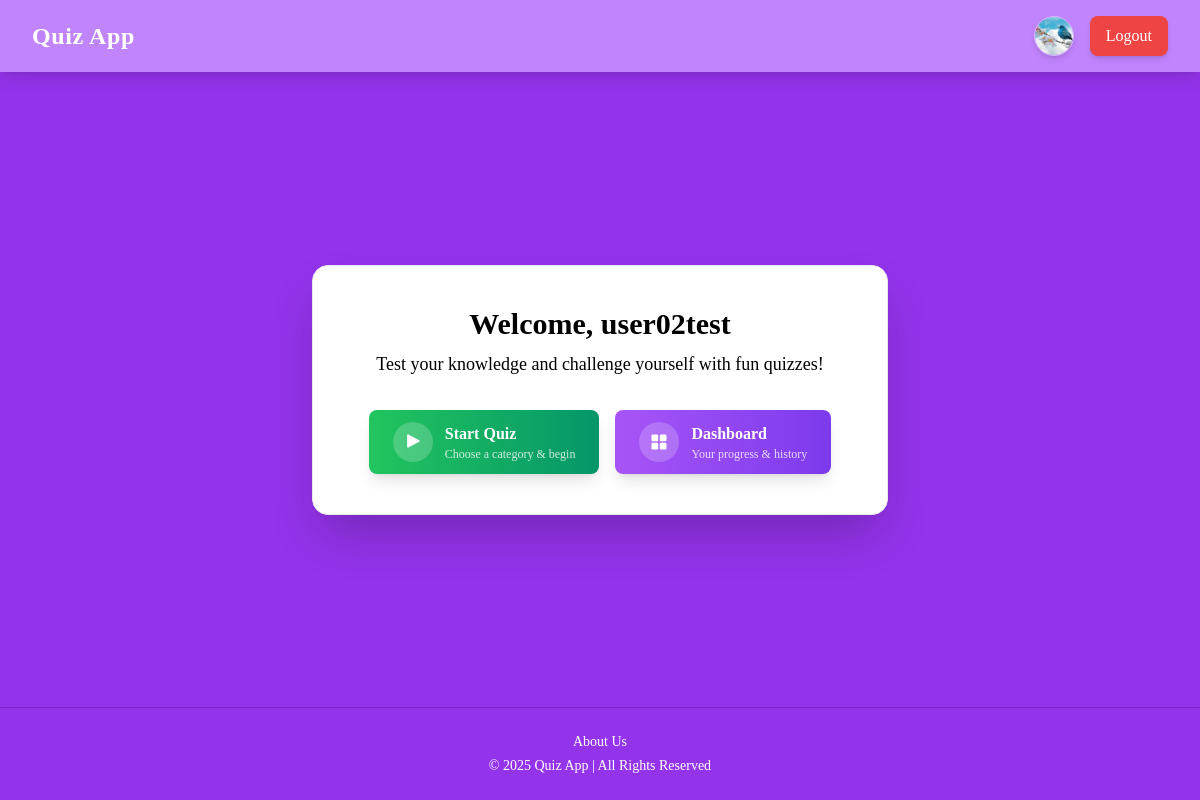
Screenshot of /home/ (signed in) with the database file from the repository.
### quiz_app/models.py (models this page shows, shortened)
class User(AbstractUser):
    email = models.EmailField(unique=True)
    profile_image = models.ImageField(upload_to="profile_pics/", blank=True, null=True)
    USERNAME_FIELD = "email"
    REQUIRED_FIELDS = ["username"]

class Profile(models.Model):
    user = models.OneToOneField(settings.AUTH_USER_MODEL, on_delete=models.CASCADE)
    age = models.IntegerField(default=0)
    quiz_score = models.IntegerField(default=0)
    avatar = models.ImageField(
        upload_to="avatars/",
        default="avatars/default.png",
        blank=True,
        null=True
    )

### quiz_app/views.py (the view)
# urls.py: path("home/", views.home_view, name="home"),
def home_view(request):
    user = request.user
    attempts = QuizAttempt.objects.filter(user=user).count()
    score = QuizAttempt.objects.filter(user=user).aggregate(total_score=Sum('score'))['total_score'] or 0
    latest_attempt = QuizAttempt.objects.filter(user=user).order_by('-attempted_at').first()
    return render(request, "quiz_app/home.html", {
        "attempts": attempts,
        "score": score,
        "latest_attempt": latest_attempt,
    })

### quiz_app/templates/quiz_app/home.html (shortened to what this page needs)
{% load static %}
<!DOCTYPE html>
<html lang="en">
<head>
  <script src="https://cdn.tailwindcss.com"></script>
</head>
<body class="bg-purple-600 text-white flex flex-col min-h-screen font-[Poppins]">
  <header class="fixed top-0 left-0 w-full bg-purple-400 text-white shadow-lg z-50">
    <div class="flex justify-between items-center px-8 py-4">
      <h1 class="text-2xl font-semibold tracking-wide flex items-center gap-2">
        Quiz App
      </h1>
      <div class="flex items-center gap-4">
        <a href="{% url 'profile' %}" class="transition-transform hover:scale-105">
          {% if request.user.profile.avatar %}
            <img src="{{ request.user.profile.avatar.url }}" alt="Profile"
                 class="w-10 h-10 rounded-full border border-white/40 object-cover shadow-md">
          {% else %}
            <img src="{% static 'images/default.png' %}" alt="Default Profile"
                 class="w-10 h-10 rounded-full border border-white/40 object-cover shadow-md">
          {% endif %}
        </a>
        <form action="/logout/" method="POST">
          <button type="submit"
                  class="bg-red-500 hover:bg-red-600 text-white px-4 py-2 rounded-lg font-medium shadow-md transition duration-200 focus:outline-none focus:ring-2 focus:ring-red-300">
            Logout
          </button>
        </form>
      </div>
    </div>
  </header>
  <main class="flex flex-col flex-grow items-center justify-center text-center px-6 mt-28">
    <div class="bg-white shadow-2xl rounded-2xl p-10 max-w-xl w-full border border-gray-200 text-black">
      <h2 class="text-3xl font-bold mb-2">
        Welcome, {{ user.username }}
      </h2>
      <p class="mb-8 text-lg">
        Test your knowledge and challenge yourself with fun quizzes!
      </p>
      <div class="flex flex-col sm:flex-row gap-4 justify-center">
        <a href="{% url 'quiz_categories' %}"
           class="group inline-flex items-center gap-3 bg-gradient-to-r from-green-500 to-emerald-600 text-white px-6 py-3 rounded-lg font-medium shadow-lg
                  hover:from-green-600 hover:to-emerald-700 transform hover:-translate-y-1 active:translate-y-0 active:scale-95 transition-all duration-200
                  focus:outline-none focus:ring-4 focus:ring-green-300">
          <span class="w-10 h-10 flex items-center justify-center rounded-full bg-white/20 group-hover:bg-white/25 transition-transform duration-200">
            <svg class="w-5 h-5 transform group-hover:scale-110" viewBox="0 0 24 24" fill="none" xmlns="http://www.w3.org/2000/svg">
              <path d="M5 3.868a1 1 0 0 1 1.48-.874l13 7a1 1 0 0 1 0 1.724l-13 7A1 1 0 0 1 5 18.132V3.868z" fill="white"/>
            </svg>
          </span>
          <span class="flex flex-col text-left leading-none">
            <span class="text-base font-semibold">Start Quiz</span>
            <small class="text-xs opacity-80">Choose a category & begin</small>
          </span>
        </a>
        <a href="{% url 'dashboard' %}"
           class="group inline-flex items-center gap-3 bg-gradient-to-r from-purple-500 to-violet-600 text-white px-6 py-3 rounded-lg font-medium shadow-lg
                  hover:from-purple-600 hover:to-violet-700 transform hover:-translate-y-1 active:translate-y-0 active:scale-95 transition-all duration-200
                  focus:outline-none focus:ring-4 focus:ring-purple-300">
          <span class="w-10 h-10 flex items-center justify-center rounded-full bg-white/20 group-hover:bg-white/25 transition-transform duration-200">
          </span>
          <span class="flex flex-col text-left leading-none">
            <span class="text-base font-semibold">Dashboard</span>
            <small class="text-xs opacity-80">Your progress & history</small>
          </span>
        </a>
      </div>
    </div>
  </main>
  <footer class="text-center text-white text-sm py-6 mt-10 bg-purple-600 border-t border-purple-700">
    <a href="{% url 'about_us' %}" class="text-white hover:underline font-medium">About Us</a>
    <p class="mt-1">© 2025 Quiz App | All Rights Reserved</p>
  </footer>
</body>
</html>

### rows the page displays
User: user.profile.avatar (picture), username "user02test"
